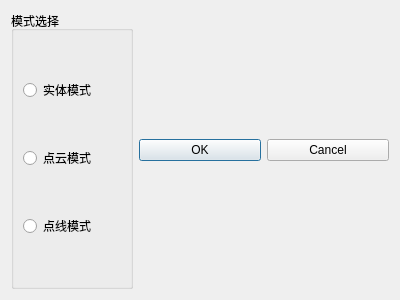
<?xml version="1.0" encoding="UTF-8"?>
<ui version="4.0">
 <class>SetDialog</class>
 <widget class="QDialog" name="SetDialog">
  <property name="geometry">
   <rect>
    <x>0</x>
    <y>0</y>
    <width>400</width>
    <height>300</height>
   </rect>
  </property>
  <property name="windowTitle">
   <string>Dialog</string>
  </property>
  <layout class="QHBoxLayout" name="horizontalLayout">
   <item>
    <widget class="QGroupBox" name="groupBox">
     <property name="title">
      <string>模式选择</string>
     </property>
     <layout class="QVBoxLayout" name="verticalLayout">
      <item>
       <widget class="QRadioButton" name="radioButton1">
        <property name="text">
         <string>实体模式</string>
        </property>
       </widget>
      </item>
      <item>
       <widget class="QRadioButton" name="radioButton2">
        <property name="text">
         <string>点云模式</string>
        </property>
       </widget>
      </item>
      <item>
       <widget class="QRadioButton" name="radioButton3">
        <property name="text">
         <string>点线模式</string>
        </property>
       </widget>
      </item>
     </layout>
    </widget>
   </item>
   <item>
    <widget class="QPushButton" name="pushButtonok">
     <property name="text">
      <string>OK</string>
     </property>
    </widget>
   </item>
   <item>
    <widget class="QPushButton" name="pushButton_cancel">
     <property name="text">
      <string>Cancel</string>
     </property>
    </widget>
   </item>
  </layout>
 </widget>
 <resources/>
 <connections/>
</ui>
